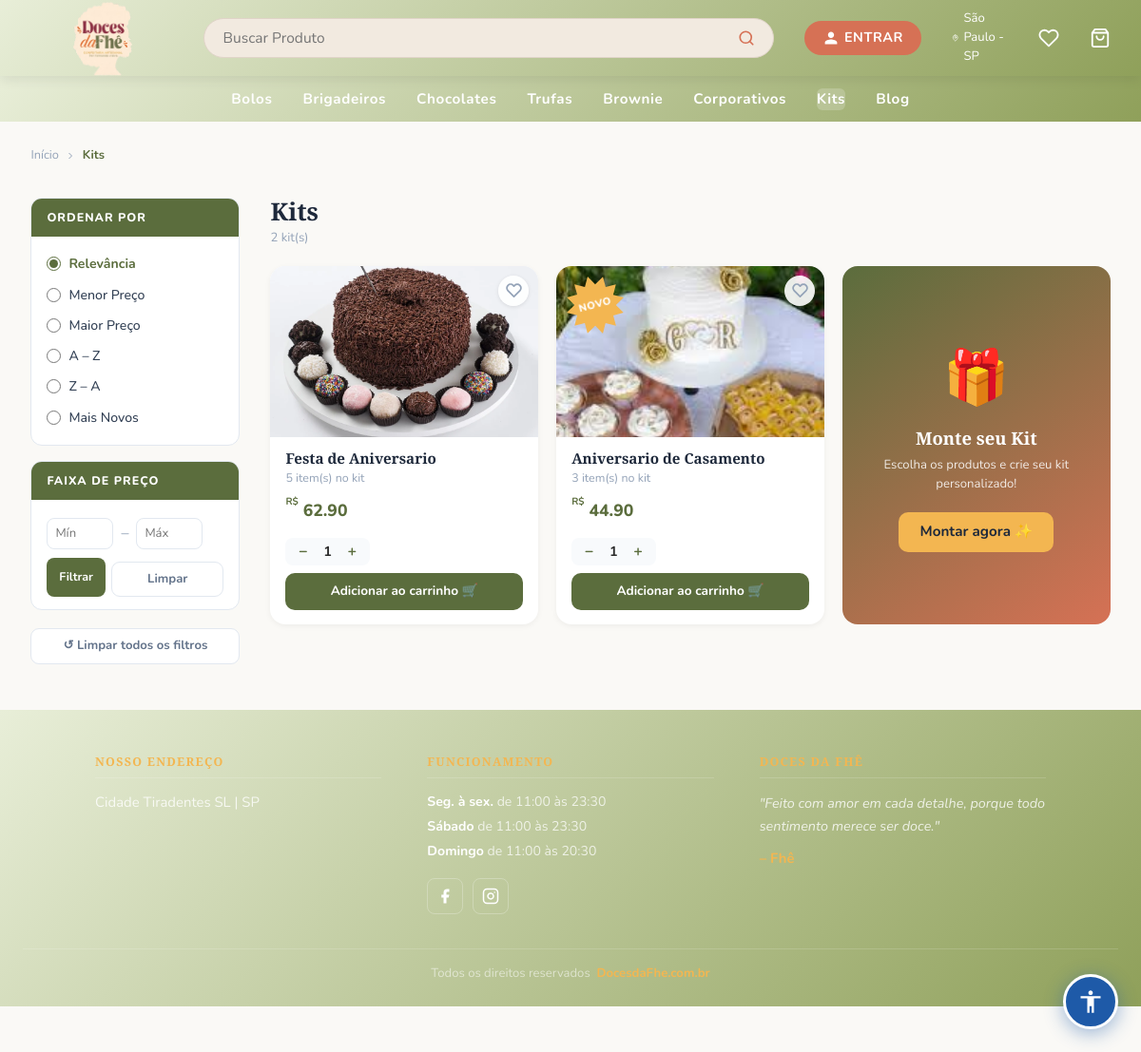
Before: /kits_loja with the older database file.
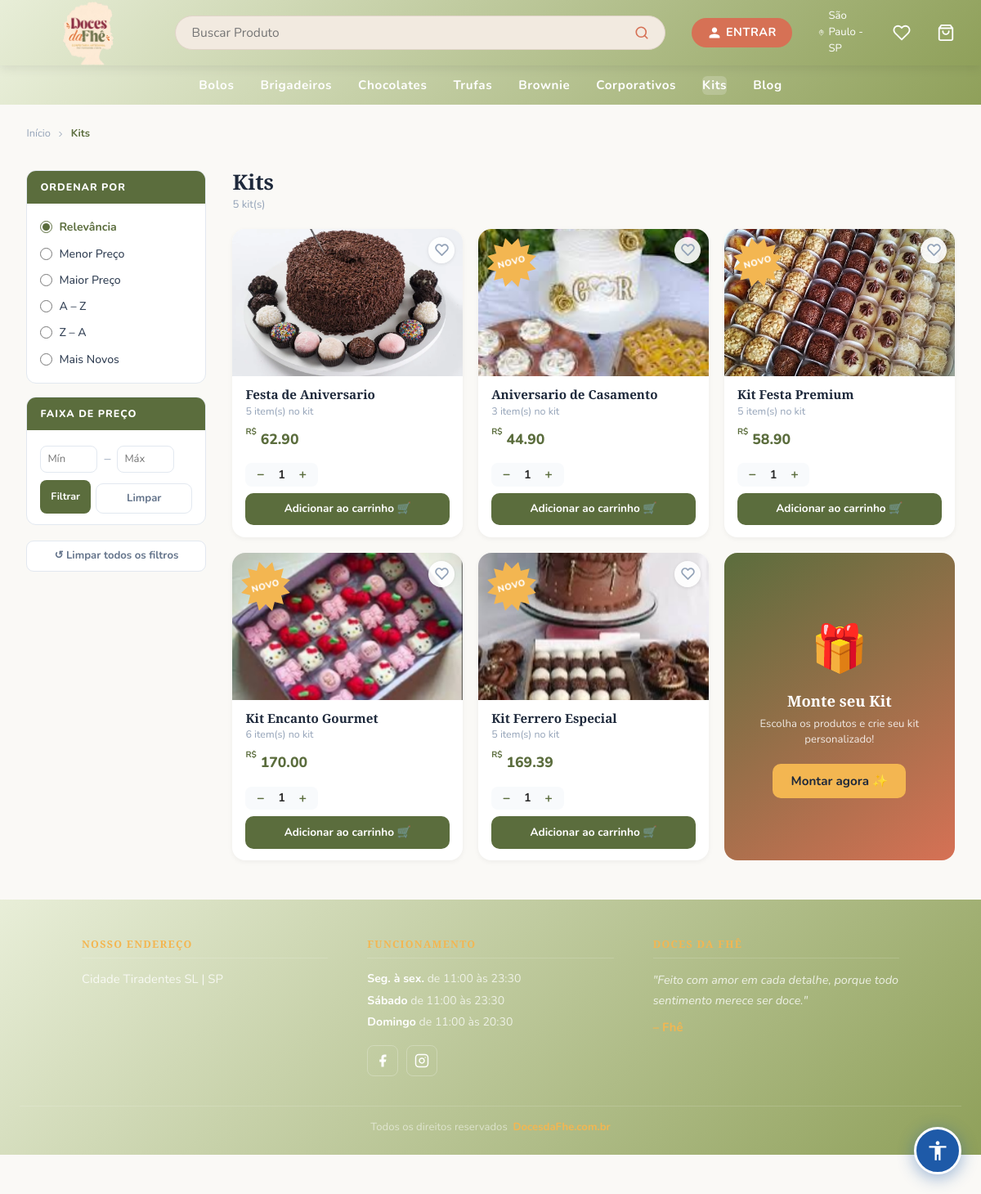
After: the same page with the newer database file.
### models.py (models this page shows, shortened)
class Kit(db.Model):
    __tablename__ = 'kits'
    id = db.Column(db.Integer, primary_key=True)
    name = db.Column(db.String(200), nullable=False)
    description = db.Column(db.Text, nullable=True)
    created_by = db.Column(
        db.Integer, db.ForeignKey('users.id'), nullable=False)
    is_admin_kit = db.Column(db.Boolean, default=False)   # True = admin kit
    ativo = db.Column(db.Boolean, default=True, nullable=False)
    created_at = db.Column(db.DateTime, default=datetime.utcnow)
    updated_at = db.Column(
        db.DateTime, default=datetime.utcnow, onupdate=datetime.utcnow)
    image_url      = db.Column(db.String(500), nullable=True)
    estoque        = db.Column(db.Integer, default=0, nullable=False)
    estoque_minimo = db.Column(db.Integer, default=5, nullable=False)
    products = db.relationship(
        'KitProduct', backref='kit', cascade='all, delete-orphan')
    creator = db.relationship('User', backref='kits')
    @property
    def total_price(self):
        return sum(kp.product.price * kp.quantity for kp in self.products)

class Product(db.Model):
    __tablename__ = "products"
    id          = db.Column(db.Integer, primary_key=True)
    name        = db.Column(db.String(200), nullable=False, index=True)
    description = db.Column(db.String(800), nullable=False)
    image_url   = db.Column(db.String(300))
    price       = db.Column(db.Numeric(10, 2), nullable=False)
    category          = db.Column(db.String(100), nullable=True, default='geral')  # ✅ NOVO
    ativo             = db.Column(db.Boolean, default=True, nullable=False)
    estoque           = db.Column(db.Integer, default=0, nullable=False)
    estoque_minimo    = db.Column(db.Integer, default=5, nullable=False)
    quantidade_minima = db.Column(db.Integer, default=1, nullable=False)
    quantidade_maxima = db.Column(db.Integer, nullable=True)
    created_at     = db.Column(db.DateTime, default=datetime.utcnow)

class KitProduct(db.Model):
    __tablename__ = 'kit_products'
    kit_id = db.Column(db.Integer, db.ForeignKey('kits.id'), primary_key=True)
    product_id = db.Column(db.Integer, db.ForeignKey(
        'products.id'), primary_key=True)
    quantity = db.Column(db.Integer, default=1)
    added_at = db.Column(db.DateTime, default=datetime.utcnow)
    product = db.relationship('Product')

### app.py (the view)
@app.route('/kits_loja')
def kits_loja():
    kits = Kit.query.filter_by(is_admin_kit=True, ativo=True).all()
    produtos = Product.query.filter_by(ativo=True).order_by(Product.category, Product.name).all()
    fav_p, fav_k, fav_e = _fav_sets(current_user.id) if current_user.is_authenticated else (set(), set(), set())
    return render_template('kits/kits_loja.html', kits=kits, produtos=produtos,
                           fav_p=fav_p, fav_k=fav_k, fav_e=fav_e)

### app.py (called while the page is built)
@app.context_processor
def inject_globals():
    if current_user.is_authenticated:
        total_itens = db.session.query(
            db.func.sum(CarrinhoItem.quantidade)
        ).filter_by(user_id=current_user.id).scalar() or 0
    else:
        total_itens = 0
    site_config = SiteConfig.query.first()
    return dict(carrinho_total=total_itens, site_config=site_config)

### templates/kits/kits_loja.html (shortened to what this page needs)
{% extends "admin/base.html" %}
{% block styles %}
<link rel="stylesheet" href="{{ url_for('static', filename='dashboard.css') }}">
{% endblock %}
{% block content %}
<header>
  <div class="logo">
    <a href="{{ url_for('dashboard') }}">
      <img class="logo-img" src="{{ url_for('static', filename=site_config.logo_url if site_config and site_config.logo_url else 'uploads/logo.png') }}" alt="{{ site_config.site_name if site_config else 'Doces da Fhê' }}" />
    </a>
  </div>
  <div class="search-bar-wrap">
    <div class="search-bar">
      <input type="text" id="searchInput" placeholder="Buscar Produto" onkeydown="if(event.key==='Enter') buscarGlobal()" />
      <button onclick="buscarGlobal()" aria-label="Buscar"><svg xmlns="http://www.w3.org/2000/svg" width="18" height="18" viewBox="0 0 24 24" fill="none" stroke="currentColor" stroke-width="2.2" stroke-linecap="round" stroke-linejoin="round"><circle cx="11" cy="11" r="8"/><line x1="21" y1="21" x2="16.65" y2="16.65"/></svg></button>
    </div>
  </div>
  <div class="header-right">
    {% if current_user.is_authenticated %}
      <div class="user-menu">
        <span class="btn-entrar user-btn" onclick="this.closest('.user-menu').classList.toggle('open')"><svg xmlns="http://www.w3.org/2000/svg" width="16" height="16" viewBox="0 0 24 24" fill="currentColor"><path d="M12 12c2.7 0 4.8-2.1 4.8-4.8S14.7 2.4 12 2.4 7.2 4.5 7.2 7.2 9.3 12 12 12zm0 2.4c-3.2 0-9.6 1.6-9.6 4.8v2.4h19.2v-2.4c0-3.2-6.4-4.8-9.6-4.8z"/></svg> Bem-vindo, {% if current_user.is_admin %}Admin{% else %}{{ (current_user.name or current_user.email).split()[0] }}{% endif %}</span>
        <div class="user-dropdown">
          <a href="{{ url_for('meus_pedidos') }}" class="user-dropdown-item">Meus Pedidos</a>
          <a href="{{ url_for('logout') }}" class="user-dropdown-item">Sair &rarr;</a>
        </div>
      </div>
    {% else %}
      <a href="{{ url_for('login') }}" class="btn-entrar"><svg xmlns="http://www.w3.org/2000/svg" width="16" height="16" viewBox="0 0 24 24" fill="currentColor"><path d="M12 12c2.7 0 4.8-2.1 4.8-4.8S14.7 2.4 12 2.4 7.2 4.5 7.2 7.2 9.3 12 12 12zm0 2.4c-3.2 0-9.6 1.6-9.6 4.8v2.4h19.2v-2.4c0-3.2-6.4-4.8-9.6-4.8z"/></svg> ENTRAR</a>
    {% endif %}
    <span class="location"> São Paulo - SP</span>
    <a href="{{ url_for('favoritos') }}" class="cart-icon-wrap" title="Favoritos"><svg width="22" height="22" viewBox="0 0 24 24" fill="none" stroke="white" stroke-width="2" stroke-linecap="round" stroke-linejoin="round"><path d="M20.84 4.61a5.5 5.5 0 0 0-7.78 0L12 5.67l-1.06-1.06a5.5 5.5 0 0 0-7.78 7.78l1.06 1.06L12 21.23l7.78-7.78 1.06-1.06a5.5 5.5 0 0 0 0-7.78z"/></svg></a>
    <a href="{{ url_for('carrinho') }}" class="cart-icon-wrap"><svg width="22" height="22" fill="white" viewBox="0 0 24 24"><path d="M6 2 3 6v14a2 2 0 0 0 2 2h14a2 2 0 0 0 2-2V6l-3-4zM3 6h18M16 10a4 4 0 0 1-8 0" stroke="white" stroke-width="2" fill="none" stroke-linecap="round" stroke-linejoin="round"/></svg>{% if carrinho_total > 0 %}<span class="cart-badge">{{ carrinho_total }}</span>{% endif %}</a>
  </div>
</header>
<nav>
  <a href="{{ url_for('categoria', nome='bolos') }}">Bolos</a>
  <a href="{{ url_for('categoria', nome='brigadeiros') }}">Brigadeiros</a>
  <a href="{{ url_for('categoria', nome='chocolates') }}">Chocolates</a>
  <a href="{{ url_for('categoria', nome='trufas') }}">Trufas</a>
  <a href="{{ url_for('categoria', nome='brownie') }}">Brownie</a>
  <a href="{{ url_for('categoria', nome='corporativos') }}">Corporativos</a>
  <a href="{{ url_for('kits_loja') }}" class="nav-active">Kits</a>
  <a href="{{ url_for('blog.index') }}">Blog</a>
</nav>
<div class="cat-wrap">
  <div class="cat-breadcrumb">
    <a href="{{ url_for('dashboard') }}">Início</a>
    <svg width="12" height="12" viewBox="0 0 24 24" fill="none" stroke="currentColor" stroke-width="2"><polyline points="9 18 15 12 9 6"/></svg>
    <span>Kits</span>
  </div>
  <aside class="cat-sidebar" id="catSidebar">
    <div class="cat-filter-box">
      <div class="cat-filter-title">Ordenar por</div>
      <div class="cat-filter-body">
        <label class="cat-filter-option active-opt"><input type="radio" name="ordenar" value="relevancia" checked onchange="ordenar(this.value)"> Relevância</label>
        <label class="cat-filter-option"><input type="radio" name="ordenar" value="menor_preco" onchange="ordenar(this.value)"> Menor Preço</label>
        <label class="cat-filter-option"><input type="radio" name="ordenar" value="maior_preco" onchange="ordenar(this.value)"> Maior Preço</label>
        <label class="cat-filter-option"><input type="radio" name="ordenar" value="az" onchange="ordenar(this.value)"> A – Z</label>
        <label class="cat-filter-option"><input type="radio" name="ordenar" value="za" onchange="ordenar(this.value)"> Z – A</label>
        <label class="cat-filter-option"><input type="radio" name="ordenar" value="novos" onchange="ordenar(this.value)"> Mais Novos</label>
      </div>
    </div>
    <div class="cat-filter-box">
      <div class="cat-filter-title">Faixa de Preço</div>
      <div class="cat-filter-body">
        <div class="price-range-row">
          <input type="number" id="precoMin" placeholder="Mín" min="0" step="0.01">
          <span style="color:#94a3b8;">–</span>
          <input type="number" id="precoMax" placeholder="Máx" min="0" step="0.01">
        </div>
        <div style="margin-top:.6rem;display:flex;gap:.4rem;">
          <button class="btn-filtrar-preco" onclick="filtrarPreco()">Filtrar</button>
          <button class="btn-limpar-filtros" onclick="limparPreco()">Limpar</button>
        </div>
      </div>
    </div>
    <button class="btn-limpar-filtros" onclick="limparTudo()">↺ Limpar todos os filtros</button>
  </aside>
  <div>
    <div class="cat-main-header">
      <div>
        <h1 class="cat-main-title">Kits</h1>
        <div class="cat-count" id="catCount">{{ kits | length }} kit(s)</div>
      </div>
    </div>
    <div class="cat-grid" id="catGrid">
      {% for kit in kits %}
      <div class="cat-card kit-item"
           data-nome="{{ kit.name | lower }}"
           data-preco="{{ kit.total_price }}"
           data-created="{{ kit.created_at.timestamp() if kit.created_at else 0 }}">
        <div class="cat-card-img">
          {% if kit.image_url %}<img src="{{ url_for('static', filename=kit.image_url) }}" alt="{{ kit.name }}">{% else %}🎁{% endif %}
        </div>
        <button class="btn-fav {% if kit.id in fav_k %}ativo{% endif %}" data-tipo="kit" data-id="{{ kit.id }}" onclick="toggleFav(this)" title="Favoritar">
          <svg viewBox="0 0 24 24" width="17" height="17"><path d="M20.84 4.61a5.5 5.5 0 0 0-7.78 0L12 5.67l-1.06-1.06a5.5 5.5 0 0 0-7.78 7.78l1.06 1.06L12 21.23l7.78-7.78 1.06-1.06a5.5 5.5 0 0 0 0-7.78z"/></svg>
        </button>
        {% if site_config.new_badge_ativo != false and kit.created_at and (now() - kit.created_at).days < (site_config.new_badge_days or 7) %}<span class="badge-novo">Novo</span>{% endif %}
        <a href="{{ url_for('kit_detalhe', kit_id=kit.id) }}" style="text-decoration:none;color:inherit;display:block;">
          <div class="cat-card-body">
            <h3>{{ kit.name }}</h3>
            <p class="kit-itens">{{ kit.products|length }} item(s) no kit</p>
          </div>
        </a>
        <div class="cat-price"><sup>R$</sup> {{ "%.2f"|format(kit.total_price) }}</div>
        <div class="cat-card-footer">
          <div class="cat-qty" id="qty-kit-{{ kit.id }}">
            <button onclick="changeKitQty({{ kit.id }}, -1)">−</button>
            <span>1</span>
            <button onclick="changeKitQty({{ kit.id }}, 1)">+</button>
          </div>
        </div>
        <form method="POST" action="{{ url_for('adicionar_carrinho') }}">
          <button type="submit" class="btn-add-cart">Adicionar ao carrinho 🛒</button>
        </form>
      </div>
      {% endfor %}
      <div class="kit-montar-card">
        <div style="font-size:3.5rem;">🎁</div>
        <h3>Monte seu Kit</h3>
        <p>Escolha os produtos e crie seu kit personalizado!</p>
        <a href="{{ url_for('montar_kit') }}" class="btn-montar">Montar agora ✨</a>
      </div>
    </div>
  </div>
</div>
<footer class="footer">
  <div class="footer-container">
    <div class="footer-col"><h3 class="footer-titulo">NOSSO ENDEREÇO</h3><p class="footer-endereco">Cidade Tiradentes SL | SP</p></div>
    <div class="footer-col">
      <h3 class="footer-titulo">FUNCIONAMENTO</h3>
      <p class="footer-hora"><strong>Seg. à sex.</strong> de 11:00 às 23:30</p>
      <p class="footer-hora"><strong>Sábado</strong> de 11:00 às 23:30</p>
      <p class="footer-hora"><strong>Domingo</strong> de 11:00 às 20:30</p>
      <div class="footer-social">
        <a href="https://www.facebook.com/Docesdafhe/" target="_blank" rel="noopener" class="social-icon" aria-label="Facebook"><svg xmlns="http://www.w3.org/2000/svg" width="18" height="18" viewBox="0 0 24 24" fill="currentColor"><path d="M18 2h-3a5 5 0 0 0-5 5v3H7v4h3v8h4v-8h3l1-4h-4V7a1 1 0 0 1 1-1h3z"/></svg></a>
        <a href="https://www.instagram.com/docesdafhe/" target="_blank" rel="noopener" class="social-icon" aria-label="Instagram"></a>
      </div>
    </div>
    <div class="footer-col"><h3 class="footer-titulo">DOCES DA FHÊ</h3><p class="footer-quote">"Feito com amor em cada detalhe, porque todo sentimento merece ser doce."</p><p class="footer-assinatura">– Fhê</p></div>
  </div>
  <div class="footer-bottom">Todos os direitos reservados &nbsp;<a href="#" class="footer-site">DocesdaFhe.com.br</a></div>
</footer>
{% endblock %}

### templates/admin/base.html (shortened to what this page needs)
<!DOCTYPE html>
<html>
<head>
  <link href="https://cdn.jsdelivr.net/npm/bootstrap@5.3.0/dist/css/bootstrap.min.css" rel="stylesheet">
  <link rel="stylesheet" href="https://cdnjs.cloudflare.com/ajax/libs/cropperjs/1.6.1/cropper.min.css">
  {% block styles %}{% endblock %}
  <link rel="stylesheet" href="{{ url_for('dynamic_styles') }}">
  {% if not request.path.startswith('/admin') and request.path not in ['/login', '/signup', '/logout', '/forgot-password', '/change-password'] and not request.path.startswith('/reset-password') %}
  <link rel="stylesheet" href="{{ url_for('static', filename='accessibility.css') }}">
  {% endif %}
</head>
<body>
<div class="acc-content-wrap">
<main id="acc-main-content">
{% block content %}
{% endblock %}
</main>
</div>
{% if not request.path.startswith('/admin') and request.path not in ['/login', '/signup', '/logout', '/forgot-password', '/change-password'] and not request.path.startswith('/reset-password') %}
<label for="acc-open" class="acc-fab" role="button" aria-label="Abrir painel de acessibilidade" title="Acessibilidade">
  <svg xmlns="http://www.w3.org/2000/svg" width="28" height="28" viewBox="0 0 24 24" fill="currentColor">
    <path d="M12 2c1.1 0 2 .9 2 2s-.9 2-2 2-2-.9-2-2 .9-2 2-2zm9 7h-6v13h-2v-6h-2v6H9V9H3V7h18v2z"/>
  </svg>
</label>
{% endif %}
</body>
</html>

### static/accessibility.css (style rules this page uses)
:root { --acc-blue: #1E5AA8; --acc-blue-dark: #154080; --acc-blue-light: #dbeafe; }
.acc-fab { position: fixed; bottom: 24px; right: 24px; width: 58px; height: 58px; border-radius: 50%; background: var(--acc-blue); color: #fff; border: 3px solid #fff; cursor: pointer; z-index: 99990; box-shadow: 0 4px 20px rgba(30,90,168,.45); display: flex; align-items: center; justify-content: center; transition: transform .2s, background .2s, box-shadow .2s; user-select: none; }
.acc-content-wrap { min-height: 100vh; }

### templates/admin/base.html (style rules this page uses)
:root { --color-primary: #5B6D3D; --color-secondary: #D67155; --color-accent: #F3B651; --color-dark: #932E50; --color-bg: #F4F6FB; --color-white: #FFFFFF; --color-text: #1e293b; --color-muted: #64748b; --color-border: #e2e8f0; --sidebar-bg: #D67155; --sidebar-hover: rgba(255,255,255,.12); --sidebar-active: rgba(255,255,255,.2); --shadow-sm: 0 1px 4px rgba(0,0,0,.06); --shadow-md: 0 4px 12px rgba(0,0,0,.08); --shadow-lg: 0 8px 24px rgba(0,0,0,.12); --radius-sm: 6px; --radius-md: 10px; --radius-lg: 16px; }
*, *::before, *::after { box-sizing: border-box; }
body { font-family: 'Nunito', sans-serif !important; background: var(--color-bg); color: var(--color-text); margin: 0 !important; padding: 0 !important; }

Changed rows visible on the page:
added Kit: image_url (picture), name "Kit Festa Premium", products|length "5", {{ "%.2f"|format(kit.total_price) }} "58.90"
added Kit: image_url (picture), name "Kit Encanto Gourmet", products|length "6", {{ "%.2f"|format(kit.total_price) }} "170.00"
added Kit: image_url (picture), name "Kit Ferrero Especial", products|length "5"
added Product: total_price "169.39"
Other visible differences:
{{ kits | length }}: "2" → "5"
